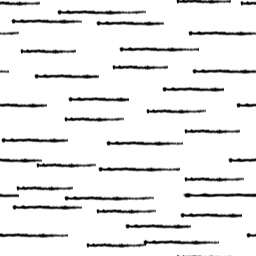
#> input picture scripts/tilemap generator/default03.bmp, 256 x 256 px; its folder holds 4 pictures in this run
$ python create_tilemap.py
#> lines starting #> are read from the running program, lines starting #| are printed output that depends on the picture
from PIL import Image

out_image = Image.new("RGB", (4 * 256, 512))
#> out_image: PIL image 1024x512 RGB; every value is 0
x = 0
for tone in range(0,4):
    y = 0
    for mip in range(3,-1,-1):
        in_image = Image.open("default%d%d.bmp" % (tone, mip))
#> in_image is the input picture: PIL image 256x256 RGB; min 0, max 255, mean 233.8
        in_width = in_image.size[0]
#> in_width = 256
        in_height = in_image.size[1]
#> in_height = 256
        out_image.paste(in_image, (x, y, x + in_width, y + in_height))
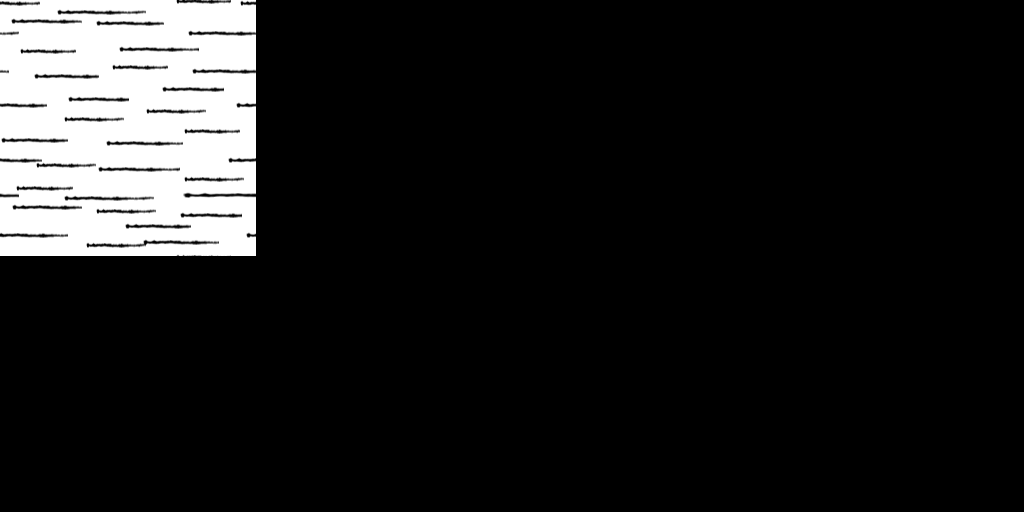
#> out_image: PIL image 1024x512 RGB; min 0, max 255, mean 29.2
        y += in_height
#> y = 256
    x += 256
#> x = 256
#> (the run stopped early here; a loop or call above may not have finished)
